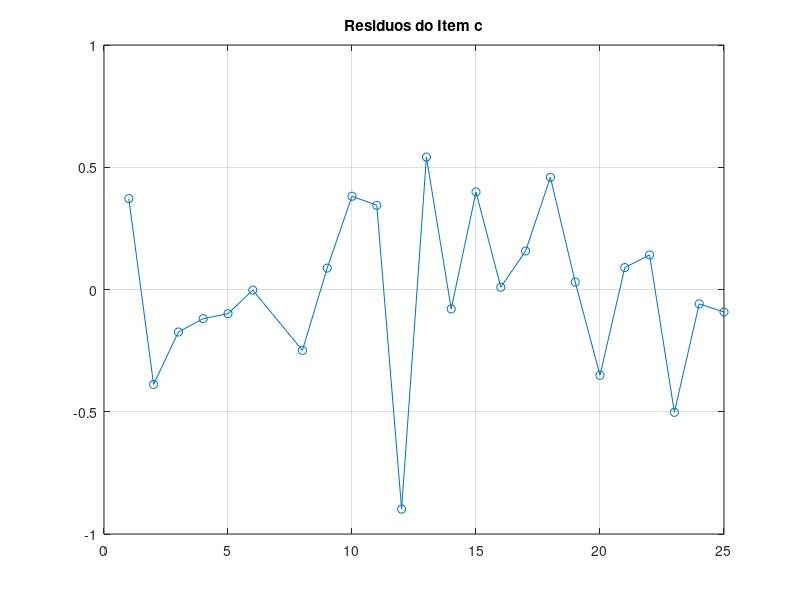

The MATLAB script that drew this image:
t = linspace(1,25,25);
y = [5.0291 6.5099 5.3666 4.1272 4.2948 6.1261 12.5140 10.0502 9.1614 7.5677 7.2920 10.0357 11.0708 13.4045 12.8415 11.9666 11.0765 11.7774 14.5701 17.0440 17.0398 15.9069 15.4850 15.5112 17.6572];

t(7) = [];
y(7) = [];

matrizF = eye(3);
matriz_todo = [ones(1,24); t];

a11 = 24;
matrizF(1, 1) = a11;
a12 = 0;
a13 = 0;
a22 = 0;
a23 = 0;
a33 = 0;


for i = 1:24
  var = matriz_todo(2,i);
  a12 = a12 + matriz_todo(2, i);
  a22 = a22 + matriz_todo(2, i)^2;
  a13 = a13 + sin(matriz_todo(2,i));
  a23 = a23 + (matriz_todo(2,i) * sin(var));
  a33 = a33 + sin(var)^2;
endfor
matrizF(1, 2) = a12;
matrizF(1, 3) = a13;
matrizF(3, 1) = a13;
matrizF(2, 1) = a12;
matrizF(2, 2) = a22;
matrizF(2, 3) = a23;
matrizF(3, 2) = a23;
matrizF(3, 3) = a33;

matrizF

matrizb = [1; 1; 1];
b1 = 0;
b2 = 0;
b3 = 0;

for i = 1:24
  b1 = b1 + (y(i)*matriz_todo(1, i));
  b2 = b2 + (y(i)*matriz_todo(2, i));
  b3 = b3 + (y(i)*sin(matriz_todo(2, i)));
endfor

matrizb(1,1) = b1;
matrizb(2,1) = b2;
matrizb(3,1) = b3;

matrizb

valor_coef = matrizF \ matrizb

 %parte residuo;

y_previsto = valor_coef(1) + valor_coef(2) * t + valor_coef(3)*sin(t);

residuos = y_previsto - y;


plot(t, residuos, 'o-'); % 'o-' faz a linha com as bolinhas marcando os pontos
title('Residuos do Item c');
grid on;
